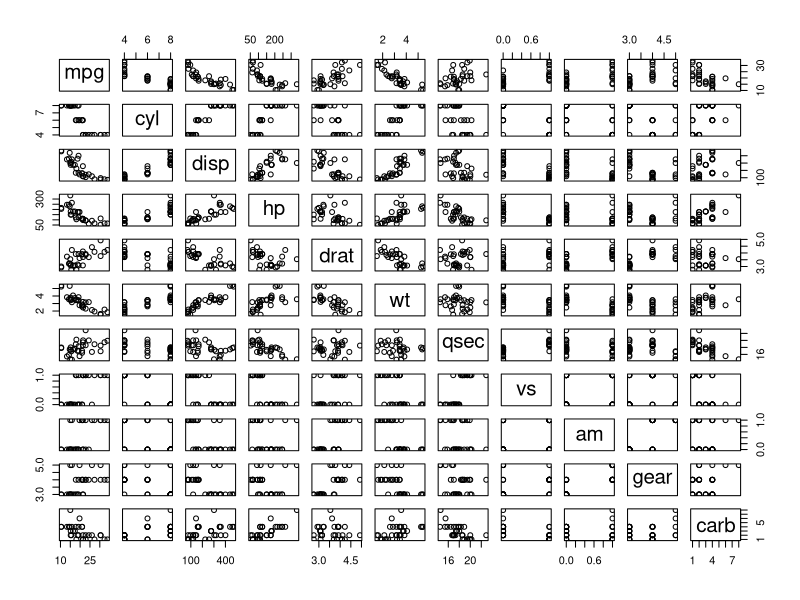
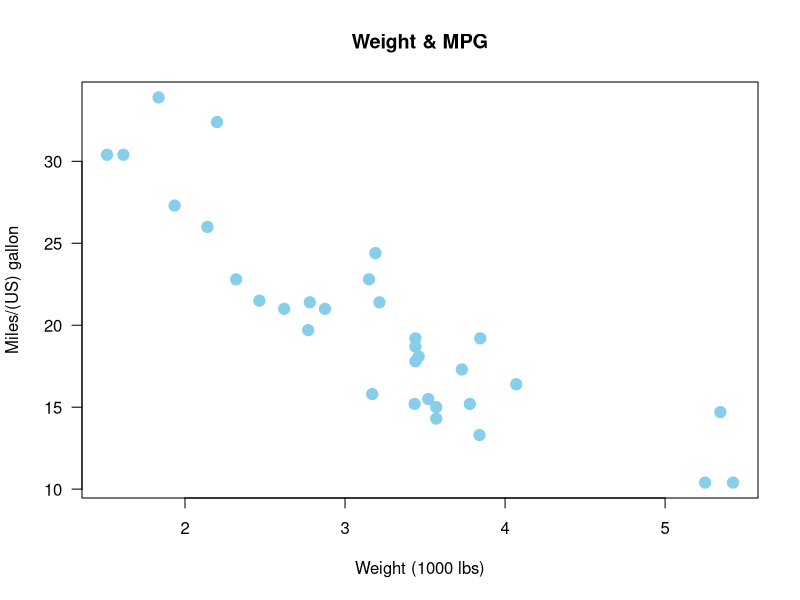
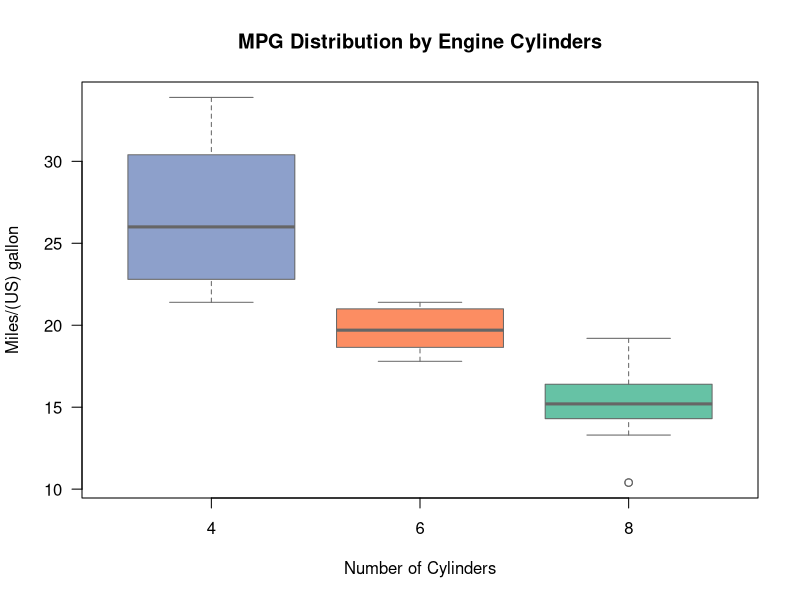
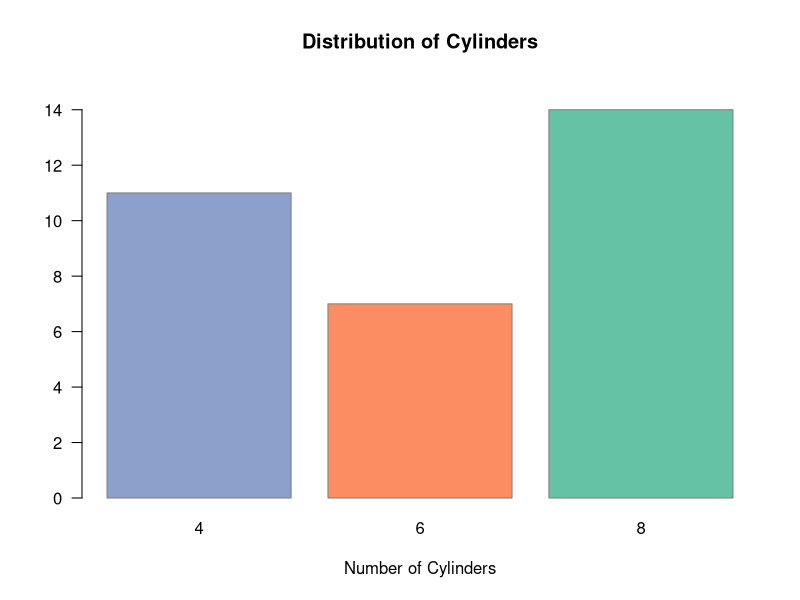
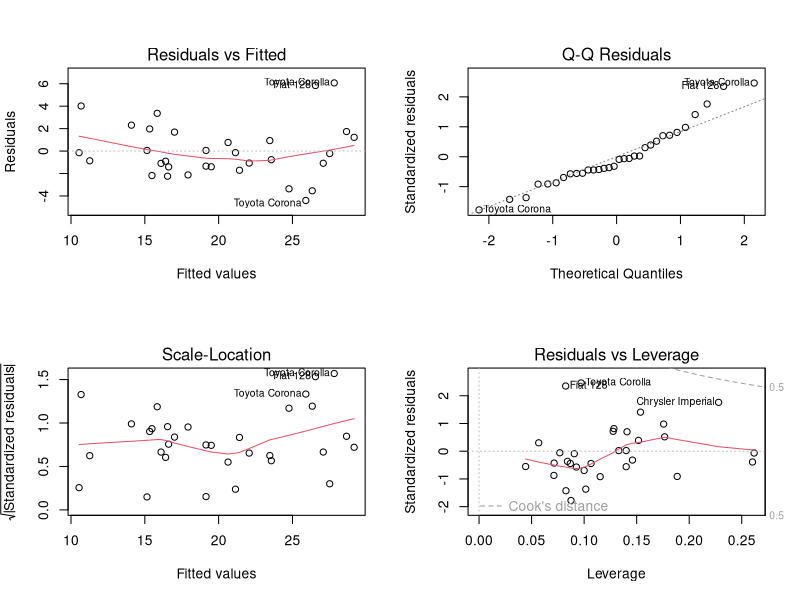
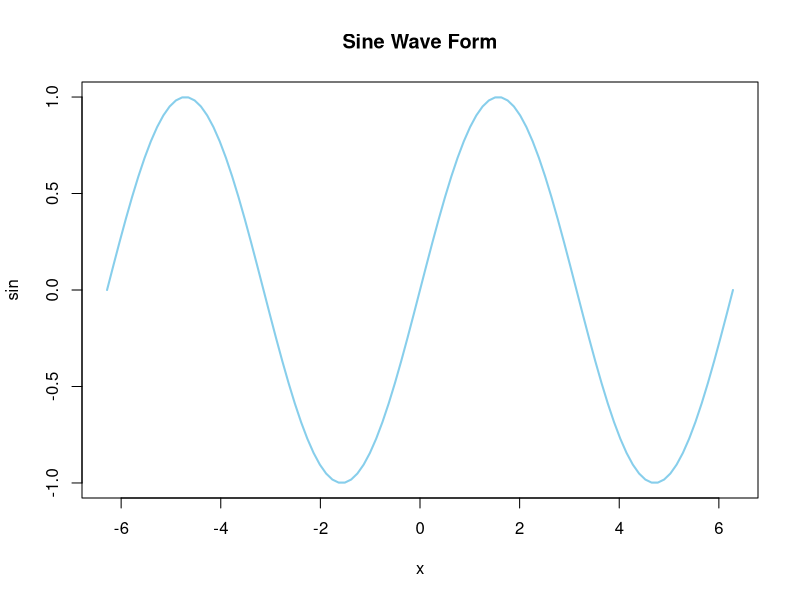
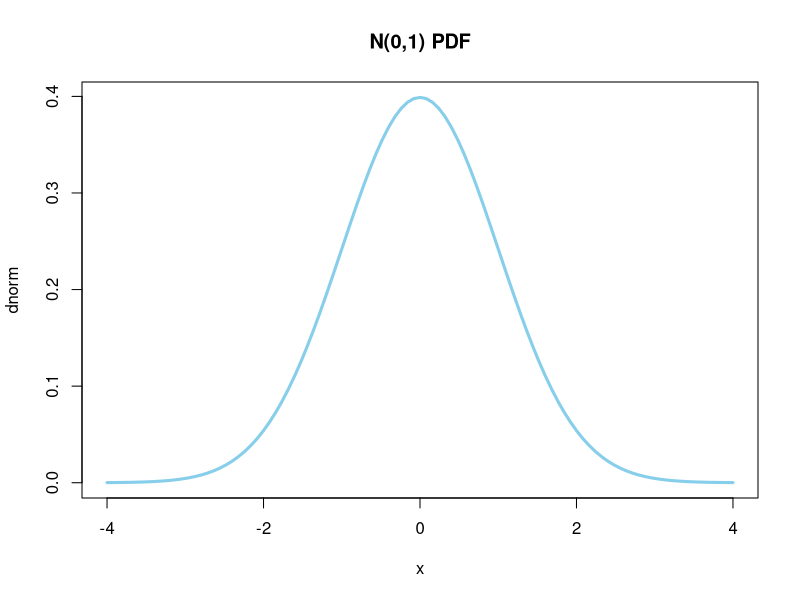

These figures' R source, in order:
## ---- chunk 1
#| echo: true
data(mtcars)
plot(mtcars)
## ---- chunk 2
#| echo: true
plot(mtcars$wt, mtcars$mpg,    # 设置 X 轴(重量)与 Y 轴(油耗)
     col = "skyblue",          # 颜色：天蓝
     pch = 19,                 # 点型：实心圆
     cex = 1.5,                # 倍率：1.5倍大小
     las = 1,                  # 刻度：标签水平
     main = "Weight & MPG",    # 主标题
     xlab = "Weight (1000 lbs)",      # X轴标签
     ylab = "Miles/(US) gallon"       # Y轴标签
     )
## ---- chunk 3
#| echo: true
plot(as.factor(mtcars$cyl), mtcars$mpg,      # 转换为因子，绘制箱线图
     col = c("#8DA0CB", "#FC8D62", "#66C2A5"), # 分组填充颜色
     border = "gray40",                     # 边框深灰色
     las = 1,                               # 刻度数字水平显示
     main = "MPG Distribution by Engine Cylinders", # 标题内容
     xlab = "Number of Cylinders",          # X轴标签
     ylab = "Miles/(US) gallon",            # Y轴标签
     font.main = 2                          # 标题粗体
)
## ---- chunk 4
#| echo: true
plot(as.factor(mtcars$cyl), 
     col = c("#8DA0CB", "#FC8D62", "#66C2A5"), 
     border = "gray50",                     # 边框微调为中灰，更柔和
     las = 1,                               # 刻度数字水平
     main = "Distribution of Cylinders",    # 标题
     xlab = "Number of Cylinders",          # X轴标签
     font.main = 2,                         # 标题加粗
     ylim = c(0, 15)                        #调整Y轴刻度范围
)
## ---- chunk 5
#| echo: true
#| fig-show: hold
model1 <- lm(mpg ~ wt + cyl + disp, data = mtcars) #估计回归模型
par(mfrow = c(2, 2))  # 设置 2x2 的布局
plot(model1)
par(mfrow = c(1, 1))  # 恢复默认布局（1x1）
## ---- chunk 6
#| echo: true
# 绘制正弦函数曲线，指定范围从 -2π 到 2π
plot(sin, -2*pi, 2*pi, 
     col = "skyblue", 
     lwd = 2, 
     main = "Sine Wave Form")
## ---- chunk 7
#| echo: true
# 标准正态分布概率密度函数
plot(dnorm, from = -4, to = 4,
     main = "N(0,1) PDF",
     col = "skyblue", 
     lwd = 3)
